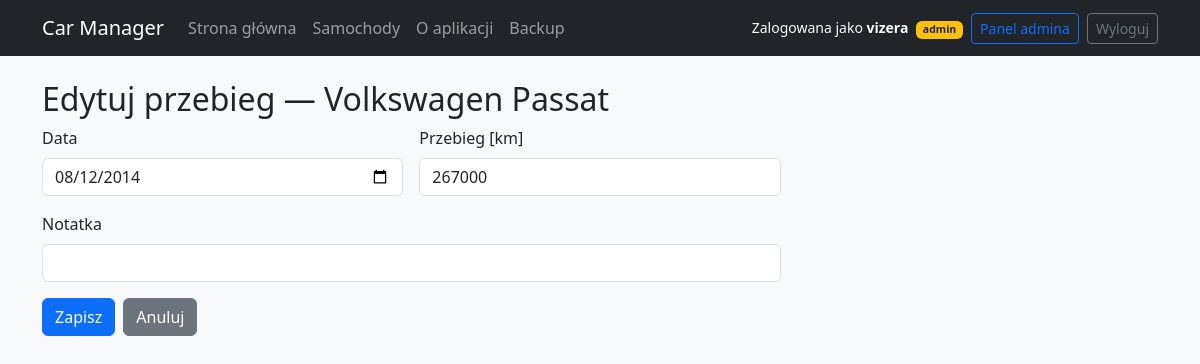
Screenshot of /odometer/8/edit (signed in) with the database file from the repository.
### car_manager/models.py (models this page shows, shortened)
class User(db.Model, UserMixin):
    id = db.Column(db.Integer, primary_key=True)
    username = db.Column(db.String(64), unique=True, nullable=False, index=True)
    email = db.Column(db.String(255), unique=True, index=True, nullable=True)
    password_hash = db.Column(db.String(255), nullable=False)
    is_admin = db.Column(db.Boolean, default=False, nullable=False)
    is_active = db.Column(db.Boolean, default=True, nullable=False)
    created_at = db.Column(db.DateTime, default=datetime.utcnow, nullable=False)
    cars = db.relationship("Car", secondary=car_owners, back_populates="owners")

class Car(db.Model):
    id = db.Column(db.Integer, primary_key=True)
    make = db.Column(db.String(80), nullable=False)
    model = db.Column(db.String(80), nullable=False)
    year = db.Column(db.Integer)
    vin = db.Column(db.String(32), unique=True)
    reg_number = db.Column(db.String(16), unique=True)
    first_registration = db.Column(db.Date)
    owners = db.relationship("User", secondary=car_owners, back_populates="cars")

class OdometerEntry(db.Model):
    id = db.Column(db.Integer, primary_key=True)
    car_id = db.Column(db.Integer, db.ForeignKey("car.id"), nullable=False, index=True)
    date = db.Column(db.Date, nullable=False)
    km = db.Column(db.Integer, nullable=False)
    note = db.Column(db.String(255))
    car = db.relationship(
        "Car",
        backref=db.backref("odometer_entries", lazy="dynamic", cascade="all, delete-orphan"),
    )

### car_manager/routes_odometer.py (the view, shortened to what this page needs)
    @app.route("/odometer/<int:entry_id>/edit", methods=["GET", "POST"])
    def odometer_edit(entry_id):
        entry = OdometerEntry.query.get_or_404(entry_id)
        car = entry.car
        return render_template("odometer_form.html", car=car, entry=entry)

### car_manager/models.py (called while the page is built)
@login_manager.user_loader
def load_user(user_id: str):
    try:
        return User.query.get(int(user_id))
    except Exception:
        return None

### templates/odometer_form.html (shortened to what this page needs)
{% extends "base.html" %}
{% block content %}
<h2>Edytuj przebieg — {{ car.make }} {{ car.model }}</h2>
<form method="post" class="row g-3">
  <div class="col-md-4">
    <label class="form-label">Data</label>
    <input type="date" name="date" class="form-control" value="{{ entry.date }}" required>
  </div>
  <div class="col-md-4">
    <label class="form-label">Przebieg [km]</label>
    <input type="number" name="km" class="form-control" min="0" step="1" value="{{ entry.km }}" required>
  </div>
  <div class="col-md-8">
    <label class="form-label">Notatka</label>
    <input type="text" name="note" class="form-control" value="{{ entry.note or '' }}">
  </div>
  <div class="col-12 d-flex gap-2">
    <button class="btn btn-primary">Zapisz</button>
    <a class="btn btn-secondary" href="{{ url_for('car_detail', car_id=car.id) }}">Anuluj</a>
  </div>
</form>
{% endblock %}

### templates/base.html (shortened to what this page needs)
<!doctype html>
<html lang="pl">
<head>
  <link rel="stylesheet" href="https://cdn.jsdelivr.net/npm/bootstrap@5.3.3/dist/css/bootstrap.min.css">
</head>
<body class="bg-light">
  <nav class="navbar navbar-expand-lg navbar-dark bg-dark mb-4">
    <div class="container">
      <a class="navbar-brand" href="{{ url_for('dashboard') }}">Car Manager</a>
      <div class="collapse navbar-collapse" id="mainNav">
        <ul class="navbar-nav me-auto mb-2 mb-lg-0">
          <li class="nav-item">
            <a class="nav-link" href="{{ url_for('dashboard') }}">Strona główna</a>
          </li>
          <li class="nav-item">
            <a class="nav-link" href="{{ url_for('list_cars') }}">Samochody</a>
          </li>
          <li class="nav-item">
            <a class="nav-link" href="{{ url_for('about') }}">O aplikacji</a>
          </li>
          {% if current_user.is_authenticated and current_user.is_admin %}
          <li class="nav-item">
            <a class="nav-link" href="{{ url_for('backup_page') }}">Backup</a>
          </li>
          {% endif %}
        </ul>
        <div class="d-flex align-items-center gap-2">
          {% if current_user.is_authenticated %}
            <span class="text-light small">
              Zalogowana jako <b>{{ current_user.username }}</b>
              {% if current_user.is_admin %}
                <span class="badge bg-warning text-dark ms-1">admin</span>
              {% endif %}
            </span>
            {% if current_user.is_admin %}
              <a class="btn btn-sm btn-outline-primary" href="{{ url_for('admin_users') }}">
                Panel admina
              </a>
            {% endif %}
            <a class="btn btn-sm btn-outline-secondary" href="{{ url_for('logout') }}">
              Wyloguj
            </a>
          {% else %}
            <a class="btn btn-sm btn-primary" href="{{ url_for('login') }}">
              Zaloguj
            </a>
          {% endif %}
        </div>
      </div>
    </div>
  </nav>
  <main class="container">
    {% block content %}{% endblock %}
  </main>
</body>
</html>

### rows the page displays
User: username "vizera"
Car: make "Volkswagen", model "Passat"
OdometerEntry: date "08/12/2014", km "267000"
